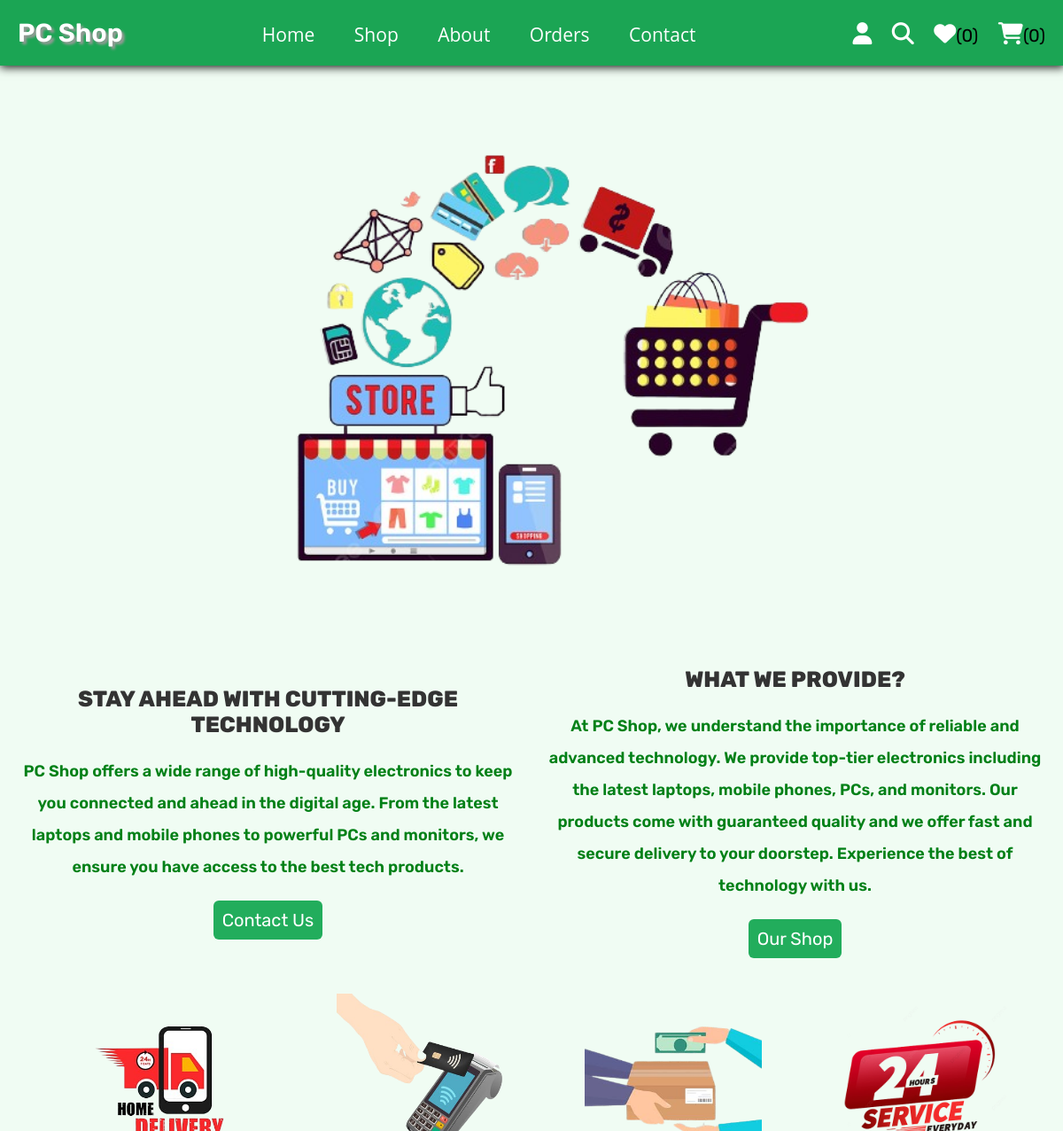
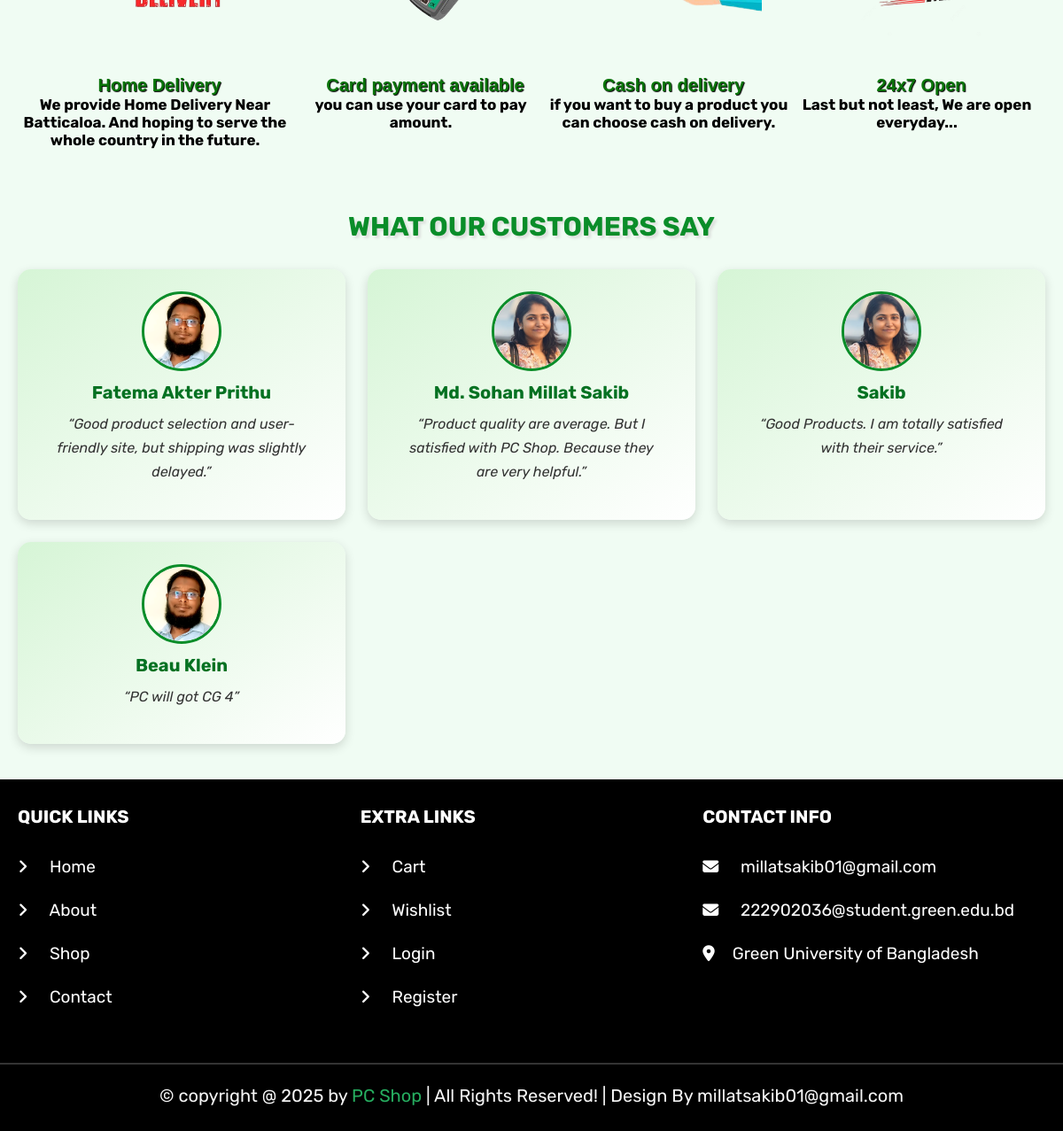
Before: /about.php (signed in) with the older database file (2 pictures, top to bottom).
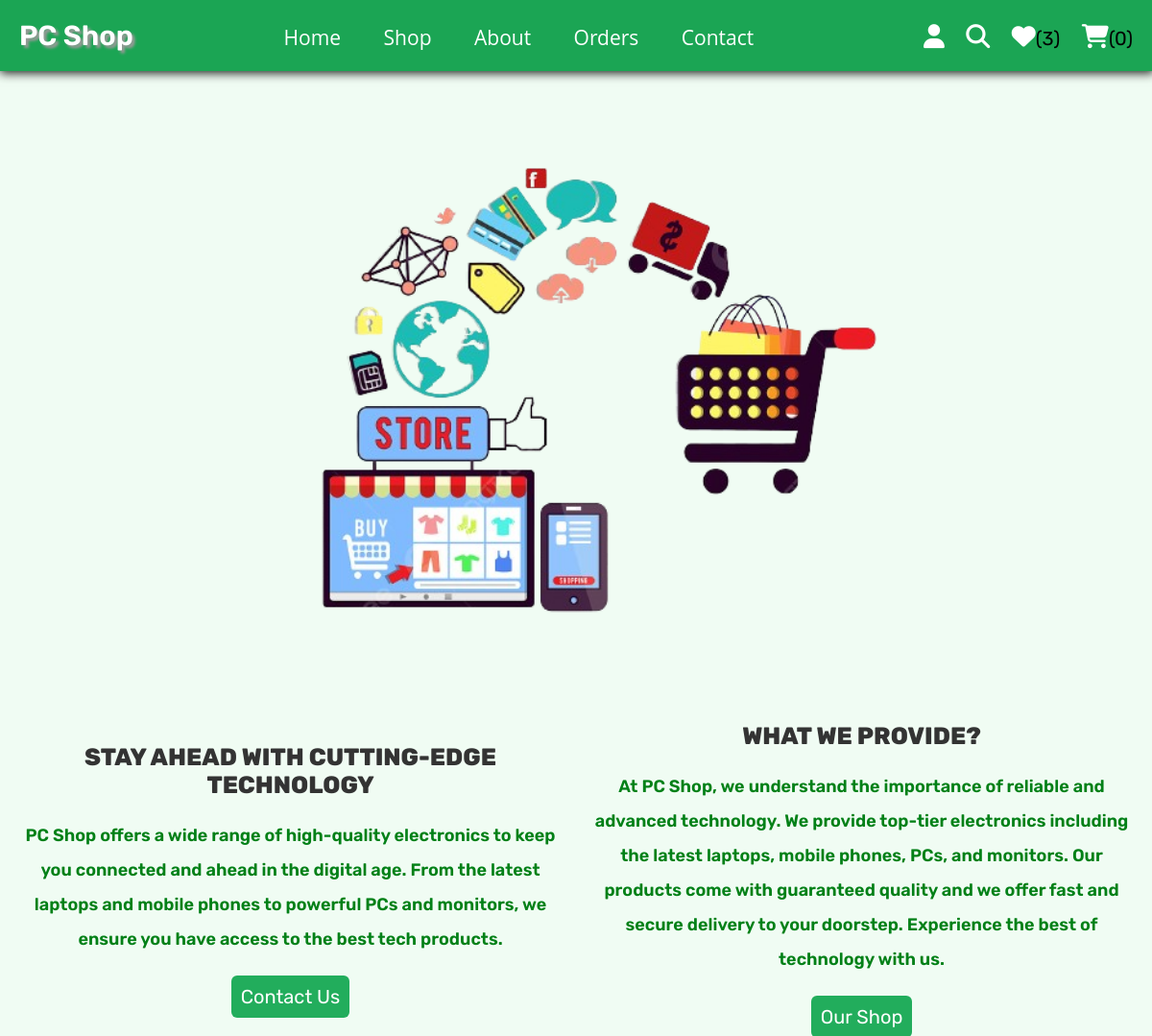
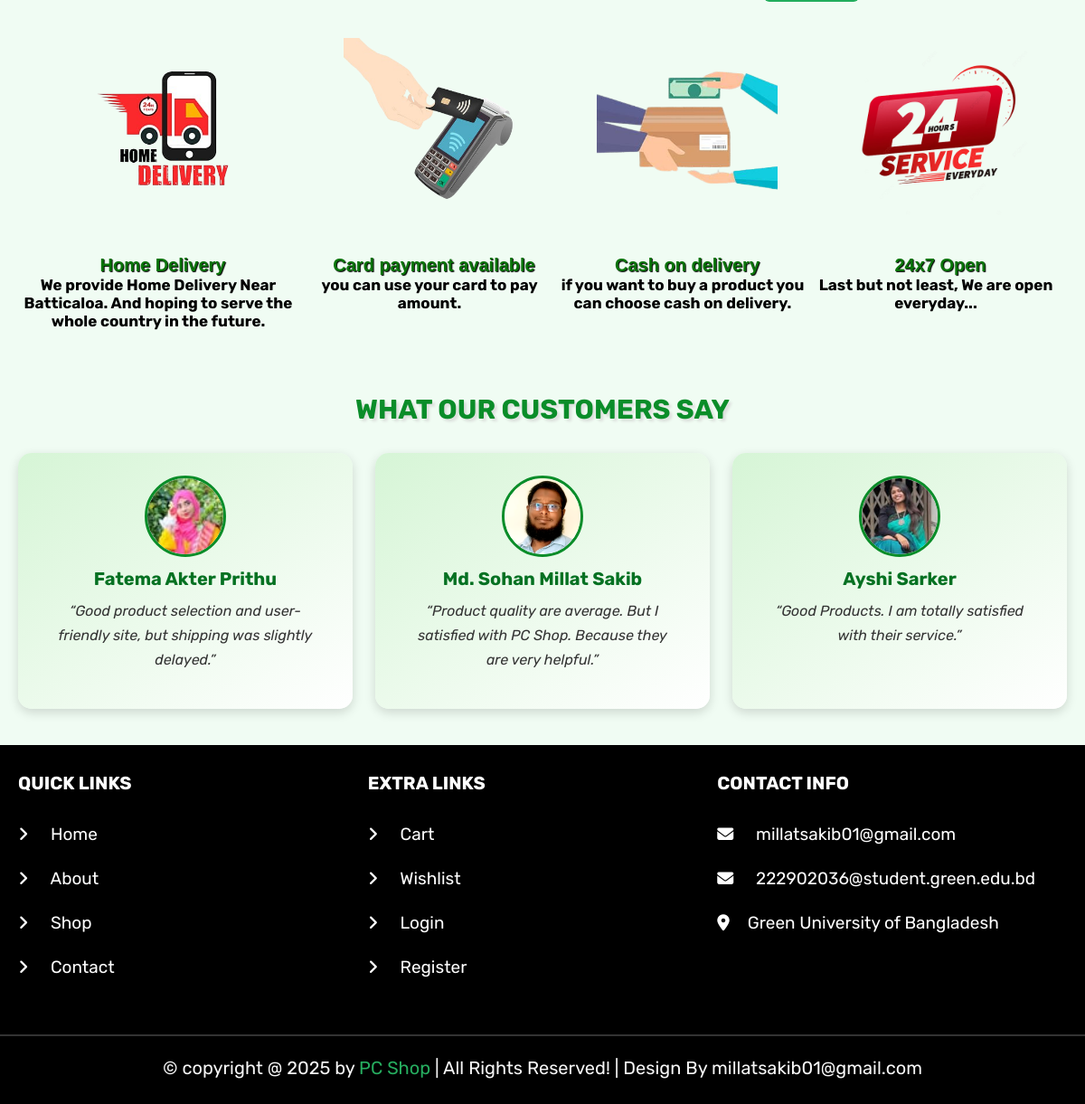
After: the same page with the newer database file (2 pictures, top to bottom).
### tables this page shows
CREATE TABLE `review` (
  `id` int(100) NOT NULL,
  `name` varchar(100) NOT NULL,
  `reviews` varchar(300) NOT NULL,
  `userid` int(11) NOT NULL
);

CREATE TABLE `users` (
  `id` int(100) NOT NULL,
  `name` varchar(100) NOT NULL,
  `email` varchar(100) NOT NULL,
  `password` varchar(100) NOT NULL,
  `user_type` varchar(20) NOT NULL DEFAULT 'user',
  `image` varchar(100) NOT NULL
);

### about.php (the view, shortened to what this page needs)
<?php
@include 'config.php';
?>
<!DOCTYPE html>
<html lang="en">
<head>
   <link rel="stylesheet" href="https://cdnjs.cloudflare.com/ajax/libs/font-awesome/6.1.1/css/all.min.css">
   <link rel="stylesheet" href="css/homestyle.css">
</head>
<body>
   <?php include 'header.php'; ?>
   <section class="about">
      <img src="images/about.png" alt="">
      <div class="row">
         <div class="box">
            <h3>Stay Ahead with Cutting-edge Technology</h3>
            <p>PC Shop offers a wide range of high-quality electronics to keep you connected and ahead in the digital age. From the latest laptops and mobile phones to powerful PCs and monitors, we ensure you have access to the best tech products.</p>
            <a href="contact.php" class="btn">contact us</a>
         </div>
         <div class="box">
            <h3>What We Provide?</h3>
            <p>At PC Shop, we understand the importance of reliable and advanced technology. We provide top-tier electronics including the latest laptops, mobile phones, PCs, and monitors. Our products come with guaranteed quality and we offer fast and secure delivery to your doorstep. Experience the best of technology with us.</p>
            <a href="shop.php" class="btn">our shop</a>
         </div>
      </div>
      <div class="about-infor">
         <div class="services">
            <img src="images/home_delivary.png" alt="">
            <p>Home Delivery</p>
            <h2>We provide Home Delivery Near Batticaloa. And hoping to serve the whole country in the future.</h2>
         </div>
         <div class="services">
            <img src="images/card_pay.png" alt="">
            <p>Card payment available</p>
            <h2>you can use your card to pay amount.</h2>
         </div>
         <div class="services">
            <img src="images/cash on delivery.png" alt="">
            <p>Cash on delivery</p>
            <h2>if you want to buy a product you can choose cash on delivery.</h2>
         </div>
         <div class="services">
            <img src="images/24hour.png" alt="">
            <p> 24x7 Open</p>
            <h2>Last but not least, We are open everyday...</h2>
         </div>
      </div>
   </section>
  <section class="reviews">
   <h1 class="title">What Our Customers Say</h1>
   <div class="box-container">
      <?php
      $reviewque = "SELECT review.name AS username, review.reviews AS reveiws, review.userid, users.image AS userpic
                    FROM review, users
                    WHERE review.userid = users.id;";
      $reviewres = $conn->query($reviewque);
      while ($reviws = $reviewres->fetch(PDO::FETCH_ASSOC)) {
      ?>
      <div class="box">
         <div class="user-photo">
            <img src="uploaded_img/<?php echo $reviws['userpic']; ?>" alt="Customer">
         </div>
         <h3><?php echo $reviws['username']; ?></h3>
         <p class="review-text">
            “<?php echo $reviws['reveiws']; ?>”
         </p>
      </div>
      <?php } ?>
   </div>
</section>
   <?php include 'footer.php'; ?>
</body>
</html>

### header.php (shortened to what this page needs)
<header class="header">
   <div class="flex">
      <a href="/" class="logo"><span> PC Shop</span></a>
      <nav class="navbar">
         <a href="/">Home</a>
         <a href="shop.php">Shop</a>
         <a href="about.php">About</a>
         <a href="orders.php">Orders</a>
         <a href="contact.php">Contact</a>
      </nav>
      <div class="icons">
         <div id="user-btn" class="fas fa-user"></div>
         <a href="search_page.php" class="fas fa-search"></a>
         <?php
         $count_cart_items = $conn->prepare("SELECT * FROM `cart` WHERE user_id = ?");
         $count_cart_items->execute([$user_id]);
         $count_wishlist_items = $conn->prepare("SELECT * FROM `wishlist` WHERE user_id = ?");
         $count_wishlist_items->execute([$user_id]);
         ?>
         <a href="wishlist.php"><i class="fas fa-heart"></i><span>(<?= $count_wishlist_items->rowCount(); ?>)</span></a>
         <a href="cart.php"><i class="fas fa-shopping-cart"></i><span>(<?= $count_cart_items->rowCount(); ?>)</span></a>
      </div>
   </div>
</header>

### footer.php
<footer class="footer">
   <section class="box-container">
      <div class="box">
         <h3>Quick Links</h3>
         <a href="/"> <i class="fas fa-angle-right"></i> Home</a>
         <a href="about.php"> <i class="fas fa-angle-right"></i> About</a>
         <a href="shop.php"> <i class="fas fa-angle-right"></i> Shop</a>
         <a href="contact.php"> <i class="fas fa-angle-right"></i> Contact</a>
      </div>
      <div class="box">
         <h3>Extra Links</h3>
         <a href="cart.php"> <i class="fas fa-angle-right"></i> Cart</a>
         <a href="wishlist.php"> <i class="fas fa-angle-right"></i> Wishlist</a>
         <a href="login.php"> <i class="fas fa-angle-right"></i> Login</a>
         <a href="register.php"> <i class="fas fa-angle-right"></i> Register</a>
      </div>
      <div class="box">
         <h3>Contact Info</h3>
         <p> <i class="fas fa-envelope"></i> millatsakib01@gmail.com</p>
         <p> <i class="fas fa-envelope"></i> 222902036@student.green.edu.bd</p>
         <p> <i class="fas fa-map-marker-alt"></i>Green University of Bangladesh</p>
      </div>
   </section>
   <p class="credit"> &copy; copyright @ <?= date('Y'); ?> by <span>PC Shop</span> | All Rights Reserved! | Design By millatsakib01@gmail.com </p>
</footer>

### css/homestyle.css (style rules this page uses)
.fas,.fa-heart { color: white !important; }
.about img { display: block; margin-left: auto; margin-right: auto; width: 55%; }
.about .about-infor { display: flex; justify-content: space-between; }
.about .about-infor img { width: 280px; height: 280px; padding: 40px; }
.about .about-infor .services { flex-direction: column; text-align: center; }
.about .about-infor .services p { font-size: 20px; font-family: "Gill Sans", "Gill Sans MT", Calibri, "Trebuchet MS", sans-serif; font-weight: 800; color: #0a740a; text-shadow: 1px 1px 1px black; }
.about .about-infor .services h2 { padding-right: 10px; font-size: 17px; }
.about .row { display: flex; flex-wrap: wrap; gap: 3rem; align-items: center; }
.about .row .box { flex: 1 1 40rem; text-align: center; }
.about .row .box h3 { padding: 1rem 0; font-size: 2.5rem; text-transform: uppercase; color: var(--black); font-weight: 800; }
.about .row .box p { line-height: 2; font-size: 1.8rem; color: rgb(2, 128, 23); padding: 1rem 0; font-weight: 600; }
.about .row .box .btn { display: inline-block; width: auto; }
.reviews { padding: 4rem 2rem; }
.reviews .title { text-align: center; font-size: 3rem; margin-bottom: 3rem; font-weight: 700; color: #0a8d29; }
.reviews .box-container { display: grid; grid-template-columns: repeat(auto-fit, minmax(28rem, 1fr)); gap: 2.5rem; justify-content: center; }
.reviews .box-container .box { background: linear-gradient(145deg, #d6f5d6, #ffffff); padding: 2.5rem; border-radius: 1.5rem; text-align: center; box-shadow: 0 4px 12px rgba(0,0,0,0.15); transition: 0.3s ease; position: relative; }
.reviews .box-container .box .user-photo { display: flex; justify-content: center; align-items: center; }
.reviews .box-container .box img { height: 9rem; width: 9rem; border-radius: 50%; object-fit: cover; border: 3px solid #0a8d29; margin-bottom: 1.2rem; background: #fff; }
.reviews .box-container .box h3 { font-size: 2rem; color: #057122; font-weight: 700; margin-bottom: 1rem; }
.reviews .box-container .box .review-text { font-size: 1.6rem; color: #333; line-height: 1.7; padding: 0 1rem; font-style: italic; margin-bottom: 1.5rem; }

Changed rows visible on the page:
removed review: userid.image (picture), name "Beau Klein", reviews "PC will got CG 4"
changed review "Fatema Akter Prithu": userid.image: a different picture
changed review "Md. Sohan Millat Sakib": userid.image: a different picture
changed review "Good Products. I am totally satisfied with their service.": userid.image: a different picture; name "Sakib" → "Ayshi Sarker"
Other visible differences:
$count_wishlist_items->rowCount(): "0" → "3"
